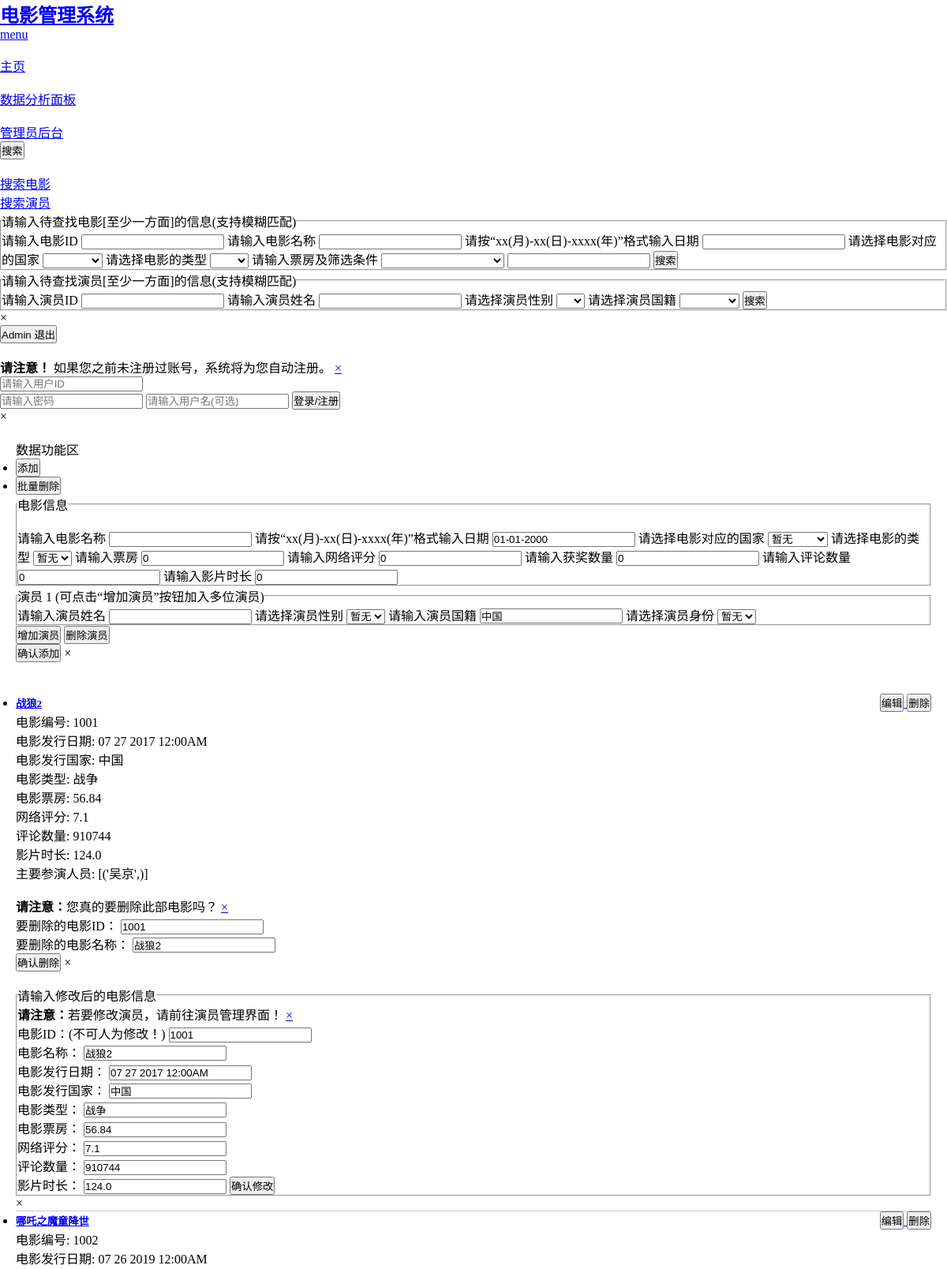
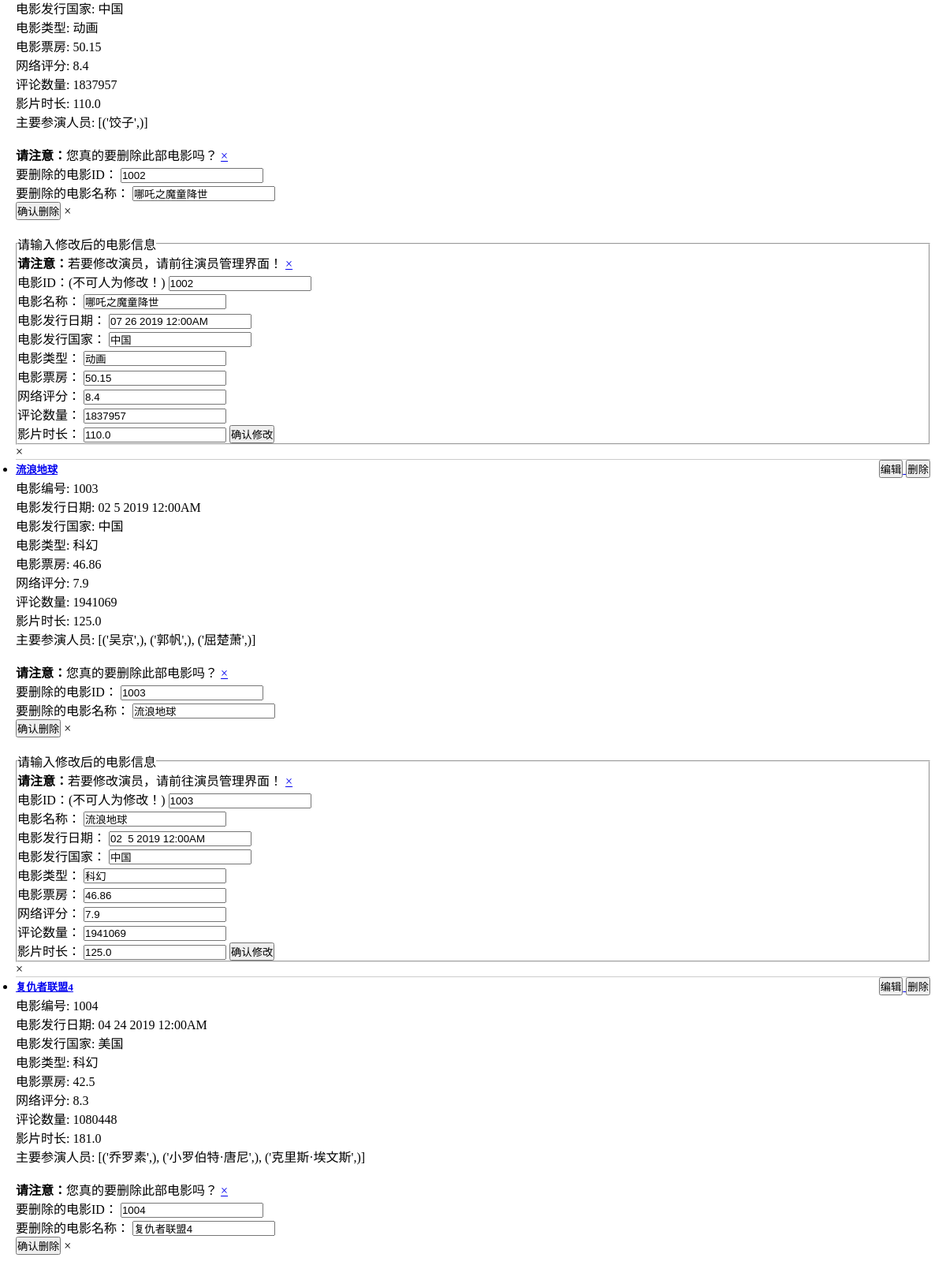
Page /admin_mv_page (signed in, upper part) on the committed database (2 pictures, top to bottom).
### app.py (models this page shows, shortened)
class User_info(movie_db.Model, UserMixin): #继承UserMixin类
    user_id = movie_db.Column(movie_db.String(128), nullable = False, primary_key=True)
    username = movie_db.Column(movie_db.String(128), nullable = False)
    password_hash = movie_db.Column(movie_db.String(128), nullable = False)
    mv_starred = movie_db.Column(movie_db.String(128)) #收藏的电影
    act_starred = movie_db.Column(movie_db.String(128)) #收藏的演员
    tag = movie_db.Column(movie_db.String(128)) #用不多于10个字描述一下自己
    def get_id(self):
        return str(self.user_id)

class Movie_info(movie_db.Model):
    mv_id = movie_db.Column(movie_db.Integer, nullable = False, primary_key=True)
    mv_name = movie_db.Column(movie_db.String(20), nullable = False)
    rls_date = movie_db.Column(movie_db.String(20))
    mv_country = movie_db.Column(movie_db.String(20))
    mv_type = movie_db.Column(movie_db.String(10))
    year = movie_db.Column(movie_db.String(10)) #这里要限制输入年份的区间1000~2100，可以在前端限制
    mv_box = movie_db.Column(movie_db.Float) #注意，传入数据后，类型不一致的sqlalchemy会自动修正！
    online_rate = movie_db.Column(movie_db.Float) #从豆瓣获取的评分
    prize_num = movie_db.Column(movie_db.Integer) #获奖数量
    comments_num = movie_db.Column(movie_db.Integer) #评论数量
    duration = movie_db.Column(movie_db.Float) #影片时长

### app.py (the view)
@app.route('/admin_mv_page', methods = ['GET'])
@login_required #用于视图保护
def demo_mv():
    rst = Movie_info.query.all()
    act_rst = {}
    for mv_element in rst:
        mv_id = mv_element.mv_id
        act_que = movie_db.session.query(Actor_info.act_name).join(Mv_Act, Mv_Act.act_id == Actor_info.act_id).filter(Mv_Act.mv_id == mv_id).all()
        act_list = [temp for temp in act_que]
        unique_act_list = list(set(act_list))
        act_rst[mv_id] = unique_act_list
    return render_template('admin_mv_page.html', rst_movies = rst, rst_acts = act_rst)

### app.py (called while the page is built)
@login_manager.user_loader
def load_user(user_id):
    user = User_info.query.get(user_id)
    return user

### templates/admin_mv_page.html (shortened to what this page needs)
{% if current_user.is_authenticated %}
{% if current_user.get_id() == "1" %}
{% extends 'mainpage_base.html' %}
{% block 图片展示 %}
<div style="padding: 20px;">
    <p>数据功能区</p>
    <ul class="button-group radius">
      <li><button type="button" class="button" data-reveal-id="add_info">添加</button></li>
      <li><button type="button" class="button">批量删除</button></li>
    </ul>
    <div id="add_info" class="reveal-modal" data-reveal>
        <div id="formContainer">
            <fieldset>
                <legend>电影信息</legend>
                <div class="form-group">
                    <form class="mv_Form" method="post">
                        <div class="row" id="formItems1">
                            <br>
                            <div class="small-12 columns form-item">
                                请输入电影名称
                                <input type="text" name = "mv_name" required>
                                请按“xx(月)-xx(日)-xxxx(年)”格式输入日期
                                <input type="text" name = "date" value = "01-01-2000" required>
                                请选择电影对应的国家
                                <select name = "mv_country">
                                    <option>暂无</option>
                                </select>
                                请选择电影的类型
                                <select name = "mv_type">
                                    <option>暂无</option>
                                </select>
                                请输入票房
                                <input type="text" name = "box" value = "0" required>
                                请输入网络评分
                                <input type="text" name = "online_rate" value = "0" required>
                                请输入获奖数量
                                <input type="text" name = "prize_num" value = "0" required>
                                请输入评论数量
                                <input type="text" name = "comments_num" value = "0" required>
                                请输入影片时长
                                <input type="text" name = "duration" value = "0" required>
                            </div>
                        </div>
                    </form>
                </div>
            </fieldset>
            <fieldset>
                <legend>演员 1 (可点击“增加演员”按钮加入多位演员)</legend>
                <div class="form-group">
                    <form class="act_Form" method="post">
                        <div class="row" id="formItems2">
                            <div class="small-12 columns form-item">
                                请输入演员姓名
                                <input type="text" name = "act_name" required>
                                请选择演员性别
                                <select name = "gender">
                                    <option>暂无</option>
                                </select>
                                请输入演员国籍
                                <input type="text" name = "country" value = "中国" required>
                                请选择演员身份
                                <select name = "act_relation">
                                    <option>暂无</option>
                                </select>
                            </div>
                        </div>
                    </form>
                </div>
            </fieldset>
        </div>
        <div class="row">
            <div class="small-12 columns">
                <button type="button" onclick="addForm()">增加演员</button>
                <button type="button" onclick="deleteForm()">删除演员</button>
            </div>
        </div>
        <button onclick="gatherAndSubmitFormData()">确认添加</button>
        <a class="close-reveal-modal">&times;</a>
    </div>
</div>
{% endblock 图片展示 %}
{% block 搜索结果 %}
<div style="padding:20px;">
    <ul class="accordion" data-accordion>
      {% for movie in rst_movies %}
        <li class="accordion-navigation">
            <a href="#demo_{{ loop.index }}">
                <div class="row_container">
                    <h5>{{ movie.mv_name }}</h5>
                    <ul class="button-group radius">
                        <button type="button" class="button round small" data-reveal-id="edit_{{ loop.index }}">编辑</button>
                        <button type="button" class="button round small" data-reveal-id="delete_{{ loop.index }}">删除</button>
                    </ul>
                </div>
            </a>
            <div id="demo_{{ loop.index }}" class="content">
                <div class="panel radius">
                    <p>电影编号: {{ movie.mv_id }}</p>
                    <p>电影发行日期: {{ movie.rls_date }}</p>
                    <p>电影发行国家: {{ movie.mv_country }}</p>
                    <p>电影类型: {{ movie.mv_type }}</p>
                    <p>电影票房: {{ movie.mv_box }}</p>
                    <p>网络评分: {{ movie.online_rate }}</p>
                    <p>评论数量: {{ movie.comments_num }}</p>
                    <p>影片时长: {{ movie.duration }}</p>
                    <p>主要参演人员:{% for key, value in rst_acts.items() %}
                        {% if key == movie.mv_id %}
                          {{ value }}
                        {% endif %}
                      {% endfor %}</p>
                    <div id="delete_{{ loop.index }}" class="reveal-modal medium" data-reveal>
                        <form class="mv_delete_Form" action="/admin_delete_mv" method="post">
                            <br>
                            <div data-alert class="alert-box warning">
                                <strong>请注意：</strong>您真的要删除此部电影吗？
                                <a href="#" class="close">&times;</a>
                            </div>
                            <label for="mv_id">要删除的电影ID：</label>
                            <input type="text" id="mv_id" name="mv_id" value="{{ movie.mv_id }}" readonly><br>
                            <label for="mv_name">要删除的电影名称：</label>
                            <input type="text" id="mv_name" name="mv_name" value="{{ movie.mv_name }}" readonly><br>
                            <input class="button" type = "submit" name = "delete" value="确认删除">
                            <a class="close-reveal-modal">&times;</a>
                        </form>
                    </div>
                    <div id="edit_{{ loop.index }}" class="reveal-modal large" data-reveal>
                        <br>
                        <fieldset>
                            <div data-alert class="alert-box warning">
                                <strong>请注意：</strong>若要修改演员，请前往演员管理界面！
                                <a href="#" class="close">&times;</a>
                            </div>
                            <legend>请输入修改后的电影信息</legend>
                            <form class="mv_edit_Form" action="/admin_modify_mv" method="post">
                                <label for="mv_id">电影ID：(不可人为修改！)</label>
                                <input type="text" id="mv_id" name="mv_id" value="{{ movie.mv_id }}" readonly required><br>
                                <label for="mv_name">电影名称：</label>
                                <input type="text" id="mv_name" name="mv_name" value="{{ movie.mv_name }}" required><br>
                                <label for="mv_rls_date">电影发行日期：</label>
                                <input type="text" id="mv_rls_date" name="mv_rls_date" value="{{ movie.rls_date }}" required><br>
                                <label for="mv_country">电影发行国家：</label>
                                <input type="text" id="mv_country" name="mv_country" value="{{ movie.mv_country }}" required><br>
                                <label for="mv_type">电影类型：</label>
                                <input type="text" id="mv_type" name="mv_type" value="{{ movie.mv_type}}" required><br>
                                <label for="mv_box">电影票房：</label>
                                <input type="text" id="mv_box" name="mv_box" value="{{ movie.mv_box}}" required><br>
                                <label for="online_rate">网络评分：</label>
                                <input type="text" id="online_rate" name="online_rate" value="{{ movie.online_rate}}" required><br>
                                <label for="comments_num">评论数量：</label>
                                <input type="text" id="comments_num" name="comments_num" value="{{ movie.comments_num}}" required><br>
                                <label for="duration">影片时长：</label>
                                <input type="text" id="duration" name="duration" value="{{ movie.duration}}" required>
                                <input class="button" type = "submit" name = "modify" value="确认修改">
                            </form>
                        </fieldset>
                        <a class="close-reveal-modal">&times;</a>
                    </div>
                </div>
            </div>
        </li>
      {% endfor %}
    </ul>
</div>
{% endblock 搜索结果 %}
{% endif %}
{% endif %}

### templates/mainpage_base.html (shortened to what this page needs)
<!doctype html>
<html>
  <head>
    <link rel="stylesheet" href="https://cdnjs.cloudflare.com/ajax/libs/foundation/5.5.3/css/normalize.min.css">
    <link rel="stylesheet" href="https://cdnjs.cloudflare.com/ajax/libs/foundation/5.5.3/css/foundation.min.css">
    <link rel="stylesheet" type="text/css" href="../static/style.css">
    <link href='https://cdnjs.cloudflare.com/ajax/libs/foundicons/3.0.0/foundation-icons.css' rel='stylesheet' type='text/css'>
  </head>
  <body>
    <div class="fixed">
      <nav class="top-bar" data-topbar>
        <ul class="title-area">
          <li class="name">
            <h1>
              <a href="#">
                电影管理系统
              </a>
            </h1>
          </li>
          <li class="toggle-topbar menu-icon"><a href="#"><span>menu</span></a></li>
        </ul>
        <section class="top-bar-section">
          <ul class="left">
            <li class="divider"></li>
            <li><a href="#" onclick="redirectToMainPage()">主页</a></li>
            <li class="divider"></li>
            <li><a href="#" onclick="redirectToData()">数据分析面板</a></li>
            <li class="divider"></li>
            {% if current_user.is_authenticated %}
              {% if current_user.get_id() == "1" %}
                <li><a href="#" onclick="redirectToAdmin()">管理员后台</a></li>
              {% endif %}
            {% endif %}
          </ul>
          <ul class="right">
            <button type="button" class="button radius" data-reveal-id="search"> 搜索</button>
            <div id="search" class="reveal-modal" data-reveal>
              <br>
              <ul class="tabs" data-tab>
                <li class="tab-title active"><a href="#search_movie">搜索电影</a></li>
                <li class="tab-title"><a href="#search_actor">搜索演员</a></li>
              </ul>
              <div class="tabs-content">
                <div class="content active" id="search_movie">
                  <form action = "/" method="post">
                    <fieldset>
                      <legend>请输入待查找电影[至少一方面]的信息(支持模糊匹配)</legend>
                      请输入电影ID
                      <input type="text" name = "mv_id">
                      请输入电影名称
                      <input type="text" name = "mv_name">
                      请按“xx(月)-xx(日)-xxxx(年)”格式输入日期
                      <input type="text" name = "date">
                      请选择电影对应的国家
                      <select name = "mv_country">
                        <option></option>
                        <option>中国</option>
                      </select>
                      请选择电影的类型
                      <select name = "mv_type">
                        <option></option>
                        <option>动作</option>
                      </select>
                      请输入票房及筛选条件
                      <select name = "box_1">
                        <option></option>
                        <option>选出大于该票房的</option>
                      </select>
                      <input type="text" name = "box_2">
                      <input class="button" type = "submit" name = "search_mv" value="搜索">
                    </fieldset>
                  </form>
                </div>
                <div class="content" id="search_actor">
                  <form action = "/" method="post">
                    <fieldset>
                      <legend>请输入待查找演员[至少一方面]的信息(支持模糊匹配)</legend>
                      请输入演员ID
                      <input type="text" name = "act_id">
                      请输入演员姓名
                      <input type="text" name = "act_name">
                      请选择演员性别
                      <select name = "gender">
                        <option></option>
                        <option>男</option>
                      </select>
                      请选择演员国籍
                      <select name = "act_country">
                        <option></option>
                        <option>中国</option>
                      </select>
                      <input class="button" type = "submit" name = "search_act" value="搜索">
                    </fieldset>
                  </form>
                </div>
              </div>
              <a class="close-reveal-modal">&times;</a>
            </div>
            {% if current_user.is_authenticated %}
              <button type="button" class="button radius" id="logout">{{ current_user.username }} 退出</button>
            {% else %}
              <button type="button" class="button radius" data-reveal-id="login"><i class="fi-pencil"></i> 登录/注册</button>
            {% endif %}
            <div id="login" class="reveal-modal" data-reveal>
              <br>
              <form action = "/login" method = "post">
                <div data-alert class="alert-box warning">
                  <strong>请注意！</strong> 如果您之前未注册过账号，系统将为您自动注册。
                  <a href="#" class="close">&times;</a>
                </div>
                <input type="text" id = "user_id" name = "user_id" placeholder="请输入用户ID" required>
                <input type="password" name = "password" placeholder="请输入密码" required>
                <input type="text" name = "username" placeholder="请输入用户名(可选)">
                <input class="button" type = "submit" name = "log_in" value="登录/注册">
              </form>
              <a class="close-reveal-modal">&times;</a>
            </div>
          </ul>
        </section>
      </nav>
    </div>
    {% block 图片展示 %}{% endblock 图片展示 %}
    {% block 搜索结果 %}{% endblock 搜索结果 %}
  </body>
</html>

### static/style.css (style rules this page uses)
* { margin:0;padding:0; }

### templates/admin_mv_page.html (style rules this page uses)
.accordion-navigation { border-bottom: 1px solid #ccc; }
.row_container { display: flex; justify-content: space-between; align-items: center; }

### rows in the picture
User_info: username "Admin"
Movie_info: mv_name "战狼2", mv_id "1001", rls_date "07 27 2017 12:00AM", mv_country "中国", mv_type "战争", mv_box "56.84", online_rate "7.1", comments_num "910744", duration "124.0", value "[('吴京',)]", mv_rls_date "07 27 2017 12:00AM"
Movie_info: mv_name "哪吒之魔童降世", mv_id "1002", rls_date "07 26 2019 12:00AM", mv_country "中国", mv_type "动画", mv_box "50.15", online_rate "8.4", comments_num "1837957", duration "110.0", value "[('饺子',)]", mv_rls_date "07 26 2019 12:00AM"
Movie_info: mv_name "流浪地球", mv_id "1003", rls_date "02 5 2019 12:00AM", mv_country "中国", mv_type "科幻", mv_box "46.86", online_rate "7.9", comments_num "1941069", duration "125.0", value "[('吴京',), ('郭帆',), ('屈楚萧',)]", mv_rls_date "02 5 2019 12:00AM"
Movie_info: mv_name "复仇者联盟4", mv_id "1004", rls_date "04 24 2019 12:00AM", mv_country "美国", mv_type "科幻", mv_box "42.5", online_rate "8.3", comments_num "1080448", duration "181.0", value "[('乔罗素',), ('小罗伯特·唐尼',), ('克里斯·埃文斯',)]"
